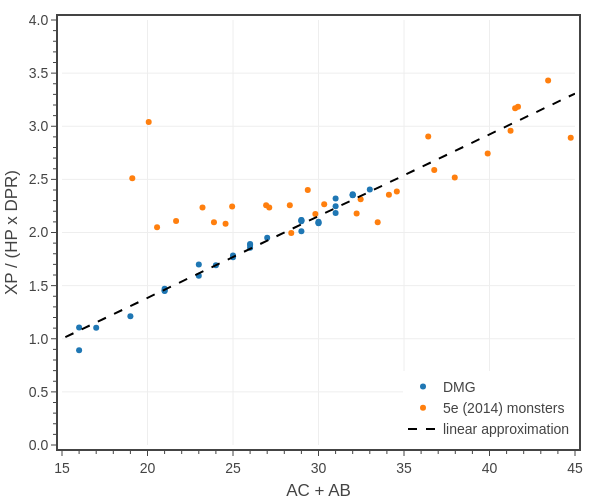

This figure's notebook cell:
### Markdown cell above
# Figures

### Code cell
# Fig. 1: Plots monster XP / (HP x DPR) vs AC + AB

COEFF = 0.25 #(0.65/3)

# create figure
fig = go.Figure()
colors = iter(COLORS)

# plot DMG data
book = 'DMG'
dfM = pd.read_csv('../../assets/data/dmg-targets.csv')
dfM['adj AB + AC'] = dfM['AB'] + dfM['AC']
dfM['XP ratio'] = dfM['XP']/(COEFF*dfM['DPR Mean']*dfM['HP Mean'])
dfM = dfM[dfM['CR'].between(1, 30)]
dfM = dfM[['CR','adj AB + AC','XP ratio']].groupby('CR').mean().reset_index()
dfM['text'] = dfM.apply(lambda row: 
    f'<b>{book}</b><br>'+
    f"CR: {row['CR']:.0f}<br>"+
    f"AC + AB: {row['adj AB + AC']:.0f}<br>"+
    f"XP ratio: {row['XP ratio']:.2f}", axis=1)

fig.add_scatter(
    x=dfM['adj AB + AC'].tolist(), 
    y=dfM['XP ratio'].tolist(), 
    mode='markers',
    name=book, 
    legendgroup=book, 
    line_color=next(colors),
    hovertext=dfM['text'],
    hoverinfo='text',
)

# plot official monsters
book = '5e (2014) monsters'
dfM = pd.read_csv('../../assets/data/monsters.csv')
dfM = dfM[dfM['CR'].between(1, 30)]
dfM['adj AB + AC'] = dfM['adj AB'] + dfM['adj AC']
dfM['XP ratio'] = dfM['XP']/(COEFF*dfM['adj DPR']*dfM['adj HP'])
dfM = dfM[['CR','adj AB + AC','XP ratio']].groupby('CR').mean().reset_index()
dfM['text'] = dfM.apply(lambda row: 
    f'<b>{book}</b><br>'+
    f"CR: {row['CR']:.0f}<br>"+
    f"AC + AB: {row['adj AB + AC']:.0f}<br>"+
    f"XP ratio: {row['XP ratio']:.2f}", axis=1)

fig.add_scatter(
    x=dfM['adj AB + AC'].tolist(), 
    y=dfM['XP ratio'].tolist(), 
    mode='markers',
    name=book, 
    legendgroup=book, 
    line_color=next(colors),
    hovertext=dfM['text'],
    hoverinfo='text',
)

book = 'linear approximation'
x = np.linspace(0, 45, 100)
fig.add_trace(go.Scatter(
    x=x, 
    y=(1 + (x - 15)/13),
    mode='lines',
    name=f'{book}',
    legendgroup=book,
    showlegend=True,
    line_color='black',
    line_dash='dash',
    hoverinfo='skip',
))

# update layout
fig.update_layout(
    template=tfb.FIG_TEMPLATE,
    xaxis=dict(
        title_text='AC + AB',
        range=[15, 45],
        tick0=0, dtick=5,
        minor=dict(tick0=0, dtick=1),
    ),
    yaxis=dict(
        title_text='XP / (HP x DPR)',
        range=[0,4],
        tickformat='.1f',
        tick0=0, dtick=0.5,
        minor=dict(tick0=0, dtick=0.1),
    ),
    legend=dict(
        xanchor='right', yanchor='bottom',
        x=1.00, y=0.00,
        orientation='v',
        tracegroupgap=0,
    ),
    width=600, 
    height=500,
)

# show figure
fig.show(config=tfb.FIG_CONFIG)

# save figures
if SAVEFIGS:
    fig.write_image('../../assets/images/xp-approximations.png')
    fig.update_layout(autosize=True, width=None, height=None)
    tfb.save_fig_html(fig, format='large', name=f'./fig-npc-accuracy-vs-acab-large')
    tfb.save_fig_html(fig, format='small', name=f'./fig-npc-accuracy-vs-acab-small', marker_size=4)

### Figure 1 — Plotly figure (JSON) as saved in the notebook; plotly's stock layout.template omitted (floating-point values rounded to 4 significant figures)
{"data": [{"hoverinfo": "text", "hovertext": ["<b>DMG</b><br>CR: 1<br>AC + AB: 16<br>XP ratio: 0.89", "<b>DMG</b><br>CR: 2<br>AC + AB: 16<br>XP ratio: 1.11", "<b>DMG</b><br>CR: 3<br>AC + AB: 17<br>XP ratio: 1.10", "<b>DMG</b><br>CR: 4<br>AC + AB: 19<br>XP ratio: 1.21", "<b>DMG</b><br>CR: 5<br>AC + AB: 21<br>XP ratio: 1.47", "<b>DMG</b><br>CR: 6<br>AC + AB: 21<br>XP ratio: 1.45", "<b>DMG</b><br>CR: 7<br>AC + AB: 21<br>XP ratio: 1.45", "<b>DMG</b><br>CR: 8<br>AC + AB: 23<br>XP ratio: 1.59", "<b>DMG</b><br>CR: 9<br>AC + AB: 23<br>XP ratio: 1.70", "<b>DMG</b><br>CR: 10<br>AC + AB: 24<br>XP ratio: 1.69", "<b>DMG</b><br>CR: 11<br>AC + AB: 25<br>XP ratio: 1.77", "<b>DMG</b><br>CR: 12<br>AC + AB: 25<br>XP ratio: 1.78", "<b>DMG</b><br>CR: 13<br>AC + AB: 26<br>XP ratio: 1.86", "<b>DMG</b><br>CR: 14<br>AC + AB: 26<br>XP ratio: 1.88", "<b>DMG</b><br>CR: 15<br>AC + AB: 26<br>XP ratio: 1.89", "<b>DMG</b><br>CR: 16<br>AC + AB: 27<br>XP ratio: 1.95", "<b>DMG</b><br>CR: 17<br>AC + AB: 29<br>XP ratio: 2.11", "<b>DMG</b><br>CR: 18<br>AC + AB: 29<br>XP ratio: 2.12", "<b>DMG</b><br>CR: 19<br>AC + AB: 29<br>XP ratio: 2.12", "<b>DMG</b><br>CR: 20<br>AC + AB: 29<br>XP ratio: 2.01", "<b>DMG</b><br>CR: 21<br>AC + AB: 30<br>XP ratio: 2.09", "<b>DMG</b><br>CR: 22<br>AC + AB: 30<br>XP ratio: 2.09", "<b>DMG</b><br>CR: 23<br>AC + AB: 30<br>XP ratio: 2.10", "<b>DMG</b><br>CR: 24<br>AC + AB: 31<br>XP ratio: 2.18", "<b>DMG</b><br>CR: 25<br>AC + AB: 31<br>XP ratio: 2.25", "<b>DMG</b><br>CR: 26<br>AC + AB: 31<br>XP ratio: 2.32", "<b>DMG</b><br>CR: 27<br>AC + AB: 32<br>XP ratio: 2.35", "<b>DMG</b><br>CR: 28<br>AC + AB: 32<br>XP ratio: 2.36", "<b>DMG</b><br>CR: 29<br>AC + AB: 32<br>XP ratio: 2.35", "<b>DMG</b><br>CR: 30<br>AC + AB: 33<br>XP ratio: 2.40"], "legendgroup": "DMG", "line": {"color": "#1f77b4"}, "mode": "markers", "name": "DMG", "type": "scatter", "x": [16, 16, 17, 19, 21, 21, 21, 23, 23, 24, 25, 25, 26, 26, 26, 27, 29, 29, 29, 29, 30, 30, 30, 31, 31, 31, 32, 32, 32, 33], "y": [0.8919, 1.106, 1.103, 1.213, 1.47, 1.449, 1.454, 1.593, 1.698, 1.692, 1.767, 1.784, 1.857, 1.883, 1.891, 1.951, 2.106, 2.117, 2.116, 2.012, 2.087, 2.092, 2.102, 2.184, 2.246, 2.32, 2.354, 2.361, 2.35, 2.404]}, {"hoverinfo": "text", "hovertext": ["<b>5e (2014) monsters</b><br>CR: 1<br>AC + AB: 19<br>XP ratio: 2.51", "<b>5e (2014) monsters</b><br>CR: 2<br>AC + AB: 20<br>XP ratio: 3.04", "<b>5e (2014) monsters</b><br>CR: 3<br>AC + AB: 21<br>XP ratio: 2.05", "<b>5e (2014) monsters</b><br>CR: 4<br>AC + AB: 22<br>XP ratio: 2.11", "<b>5e (2014) monsters</b><br>CR: 5<br>AC + AB: 23<br>XP ratio: 2.23", "<b>5e (2014) monsters</b><br>CR: 6<br>AC + AB: 24<br>XP ratio: 2.10", "<b>5e (2014) monsters</b><br>CR: 7<br>AC + AB: 25<br>XP ratio: 2.08", "<b>5e (2014) monsters</b><br>CR: 8<br>AC + AB: 25<br>XP ratio: 2.24", "<b>5e (2014) monsters</b><br>CR: 9<br>AC + AB: 27<br>XP ratio: 2.26", "<b>5e (2014) monsters</b><br>CR: 10<br>AC + AB: 27<br>XP ratio: 2.23", "<b>5e (2014) monsters</b><br>CR: 11<br>AC + AB: 28<br>XP ratio: 2.26", "<b>5e (2014) monsters</b><br>CR: 12<br>AC + AB: 28<br>XP ratio: 2.00", "<b>5e (2014) monsters</b><br>CR: 13<br>AC + AB: 29<br>XP ratio: 2.40", "<b>5e (2014) monsters</b><br>CR: 14<br>AC + AB: 30<br>XP ratio: 2.17", "<b>5e (2014) monsters</b><br>CR: 15<br>AC + AB: 30<br>XP ratio: 2.27", "<b>5e (2014) monsters</b><br>CR: 16<br>AC + AB: 32<br>XP ratio: 2.18", "<b>5e (2014) monsters</b><br>CR: 17<br>AC + AB: 32<br>XP ratio: 2.31", "<b>5e (2014) monsters</b><br>CR: 18<br>AC + AB: 33<br>XP ratio: 2.10", "<b>5e (2014) monsters</b><br>CR: 19<br>AC + AB: 34<br>XP ratio: 2.36", "<b>5e (2014) monsters</b><br>CR: 20<br>AC + AB: 35<br>XP ratio: 2.38", "<b>5e (2014) monsters</b><br>CR: 21<br>AC + AB: 37<br>XP ratio: 2.59", "<b>5e (2014) monsters</b><br>CR: 22<br>AC + AB: 36<br>XP ratio: 2.90", "<b>5e (2014) monsters</b><br>CR: 23<br>AC + AB: 38<br>XP ratio: 2.52", "<b>5e (2014) monsters</b><br>CR: 24<br>AC + AB: 40<br>XP ratio: 2.74", "<b>5e (2014) monsters</b><br>CR: 25<br>AC + AB: 41<br>XP ratio: 2.96", "<b>5e (2014) monsters</b><br>CR: 26<br>AC + AB: 42<br>XP ratio: 3.18", "<b>5e (2014) monsters</b><br>CR: 27<br>AC + AB: 42<br>XP ratio: 3.17", "<b>5e (2014) monsters</b><br>CR: 28<br>AC + AB: 43<br>XP ratio: 3.43", "<b>5e (2014) monsters</b><br>CR: 30<br>AC + AB: 45<br>XP ratio: 2.89"], "legendgroup": "5e (2014) monsters", "line": {"color": "#ff7f0e"}, "mode": "markers", "name": "5e (2014) monsters", "type": "scatter", "x": [19.11, 20.07, 20.56, 21.67, 23.22, 23.89, 24.56, 24.95, 26.94, 27.12, 28.32, 28.41, 29.37, 29.82, 30.33, 32.23, 32.46, 33.46, 34.12, 34.58, 36.77, 36.42, 37.97, 39.89, 41.23, 41.67, 41.5, 43.43, 44.75], "y": [2.51, 3.039, 2.05, 2.109, 2.235, 2.096, 2.083, 2.244, 2.256, 2.235, 2.256, 1.996, 2.399, 2.175, 2.265, 2.178, 2.313, 2.096, 2.356, 2.385, 2.589, 2.904, 2.517, 2.745, 2.957, 3.184, 3.169, 3.431, 2.892]}, {"hoverinfo": "skip", "legendgroup": "linear approximation", "line": {"color": "black", "dash": "dash"}, "mode": "lines", "name": "linear approximation", "showlegend": true, "type": "scatter", "x": [0, 0.4545, 0.9091, 1.364, 1.818, 2.273, 2.727, 3.182, 3.636, 4.091, 4.545, 5, 5.455, 5.909, 6.364, 6.818, 7.273, 7.727, 8.182, 8.636, 9.091, 9.545, 10, 10.45, 10.91, 11.36, 11.82, 12.27, 12.73, 13.18, 13.64, 14.09, 14.55, 15, 15.45, 15.91, 16.36, 16.82, 17.27, 17.73, 18.18, 18.64, 19.09, 19.55, 20, 20.45, 20.91, 21.36, 21.82, 22.27, 22.73, 23.18, 23.64, 24.09, 24.55, 25, 25.45, 25.91, 26.36, 26.82, 27.27, 27.73, 28.18, 28.64, 29.09, 29.55, 30, 30.45, 30.91, 31.36, 31.82, 32.27, 32.73, 33.18, 33.64, 34.09, 34.55, 35, 35.45, 35.91, 36.36, 36.82, 37.27, 37.73, 38.18, 38.64, 39.09, 39.55, 40, 40.45, 40.91, 41.36, 41.82, 42.27, 42.73, 43.18, 43.64, 44.09, 44.55, 45], "y": [-0.1538, -0.1189, -0.08392, -0.04895, -0.01399, 0.02098, 0.05594, 0.09091, 0.1259, 0.1608, 0.1958, 0.2308, 0.2657, 0.3007, 0.3357, 0.3706, 0.4056, 0.4406, 0.4755, 0.5105, 0.5455, 0.5804, 0.6154, 0.6503, 0.6853, 0.7203, 0.7552, 0.7902, 0.8252, 0.8601, 0.8951, 0.9301, 0.965, 1, 1.035, 1.07, 1.105, 1.14, 1.175, 1.21, 1.245, 1.28, 1.315, 1.35, 1.385, 1.42, 1.455, 1.49, 1.524, 1.559, 1.594, 1.629, 1.664, 1.699, 1.734, 1.769, 1.804, 1.839, 1.874, 1.909, 1.944, 1.979, 2.014, 2.049, 2.084, 2.119, 2.154, 2.189, 2.224, 2.259, 2.294, 2.329, 2.364, 2.399, 2.434, 2.469, 2.503, 2.538, 2.573, 2.608, 2.643, 2.678, 2.713, 2.748, 2.783, 2.818, 2.853, 2.888, 2.923, 2.958, 2.993, 3.028, 3.063, 3.098, 3.133, 3.168, 3.203, 3.238, 3.273, 3.308]}], "layout": {"height": 500, "legend": {"orientation": "v", "tracegroupgap": 0, "x": 1, "xanchor": "right", "y": 0, "yanchor": "bottom"}, "width": 600, "xaxis": {"dtick": 5, "minor": {"dtick": 1, "tick0": 0}, "range": [15, 45], "tick0": 0, "title": {"text": "AC + AB"}}, "yaxis": {"dtick": 0.5, "minor": {"dtick": 0.1, "tick0": 0}, "range": [0, 4], "tick0": 0, "tickformat": ".1f", "title": {"text": "XP / (HP x DPR)"}}}}
